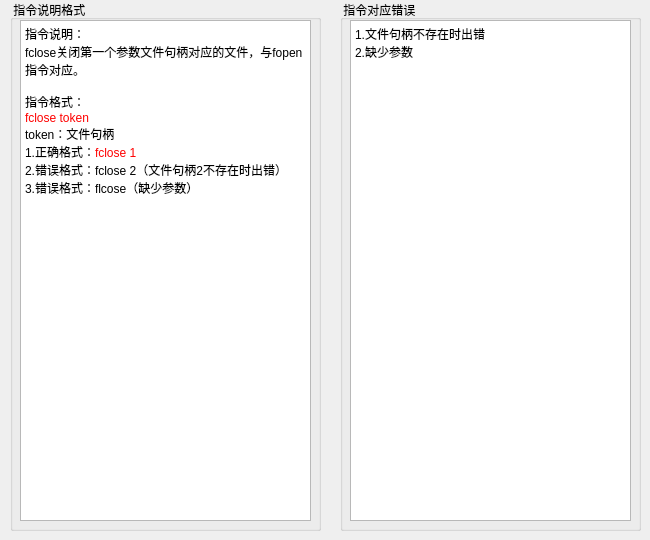
   <widget class="QWidget" name="tab_3">
    <attribute name="title">
     <string>fclose</string>
    </attribute>
    <widget class="QGroupBox" name="groupBox_16">
     <property name="geometry">
      <rect>
       <x>10</x>
       <y>0</y>
       <width>311</width>
       <height>531</height>
      </rect>
     </property>
     <property name="title">
      <string> 指令说明格式</string>
     </property>
     <widget class="QTextBrowser" name="textBrowser_22">
      <property name="geometry">
       <rect>
        <x>10</x>
        <y>20</y>
        <width>291</width>
        <height>501</height>
       </rect>
      </property>
      <property name="html">
       <string>&lt;!DOCTYPE HTML PUBLIC &quot;-//W3C//DTD HTML 4.0//EN&quot; &quot;http://www.w3.org/TR/REC-html40/strict.dtd&quot;&gt;
&lt;html&gt;&lt;head&gt;&lt;meta name=&quot;qrichtext&quot; content=&quot;1&quot; /&gt;&lt;style type=&quot;text/css&quot;&gt;
p, li { white-space: pre-wrap; }
&lt;/style&gt;&lt;/head&gt;&lt;body style=&quot; font-family:'SimSun'; font-size:9pt; font-weight:400; font-style:normal;&quot;&gt;
&lt;p style=&quot; margin-top:0px; margin-bottom:0px; margin-left:0px; margin-right:0px; -qt-block-indent:0; text-indent:0px;&quot;&gt;指令说明：&lt;/p&gt;
&lt;p style=&quot; margin-top:0px; margin-bottom:0px; margin-left:0px; margin-right:0px; -qt-block-indent:0; text-indent:0px;&quot;&gt;fclose关闭第一个参数文件句柄对应的文件，与fopen指令对应。&lt;/p&gt;
&lt;p style=&quot;-qt-paragraph-type:empty; margin-top:0px; margin-bottom:0px; margin-left:0px; margin-right:0px; -qt-block-indent:0; text-indent:0px;&quot;&gt;&lt;br /&gt;&lt;/p&gt;
&lt;p style=&quot; margin-top:0px; margin-bottom:0px; margin-left:0px; margin-right:0px; -qt-block-indent:0; text-indent:0px;&quot;&gt;指令格式：&lt;/p&gt;
&lt;p style=&quot; margin-top:0px; margin-bottom:0px; margin-left:0px; margin-right:0px; -qt-block-indent:0; text-indent:0px;&quot;&gt;&lt;span style=&quot; color:#ff0000;&quot;&gt;fclose token&lt;/span&gt;&lt;/p&gt;
&lt;p style=&quot; margin-top:0px; margin-bottom:0px; margin-left:0px; margin-right:0px; -qt-block-indent:0; text-indent:0px;&quot;&gt;token：文件句柄&lt;/p&gt;
&lt;p style=&quot; margin-top:0px; margin-bottom:0px; margin-left:0px; margin-right:0px; -qt-block-indent:0; text-indent:0px;&quot;&gt;1.正确格式：&lt;span style=&quot; color:#ff0000;&quot;&gt;fclose 1&lt;/span&gt;&lt;/p&gt;
&lt;p style=&quot; margin-top:0px; margin-bottom:0px; margin-left:0px; margin-right:0px; -qt-block-indent:0; text-indent:0px;&quot;&gt;&lt;span style=&quot; color:#000000;&quot;&gt;2.错误格式：fclose 2（文件句柄2不存在时出错）&lt;/span&gt;&lt;/p&gt;
&lt;p style=&quot; margin-top:0px; margin-bottom:0px; margin-left:0px; margin-right:0px; -qt-block-indent:0; text-indent:0px;&quot;&gt;&lt;span style=&quot; color:#000000;&quot;&gt;3.错误格式：flcose（缺少参数）&lt;/span&gt;&lt;/p&gt;
&lt;p style=&quot;-qt-paragraph-type:empty; margin-top:0px; margin-bottom:0px; margin-left:0px; margin-right:0px; -qt-block-indent:0; text-indent:0px;&quot;&gt;&lt;br /&gt;&lt;/p&gt;&lt;/body&gt;&lt;/html&gt;</string>
      </property>
     </widget>
    </widget>
    <widget class="QGroupBox" name="groupBox_15">
     <property name="geometry">
      <rect>
       <x>340</x>
       <y>0</y>
       <width>301</width>
       <height>531</height>
      </rect>
     </property>
     <property name="title">
      <string> 指令对应错误</string>
     </property>
     <widget class="QTextBrowser" name="textBrowser_21">
      <property name="geometry">
       <rect>
        <x>10</x>
        <y>20</y>
        <width>281</width>
        <height>501</height>
       </rect>
      </property>
      <property name="html">
       <string>&lt;!DOCTYPE HTML PUBLIC &quot;-//W3C//DTD HTML 4.0//EN&quot; &quot;http://www.w3.org/TR/REC-html40/strict.dtd&quot;&gt;
&lt;html&gt;&lt;head&gt;&lt;meta name=&quot;qrichtext&quot; content=&quot;1&quot; /&gt;&lt;style type=&quot;text/css&quot;&gt;
p, li { white-space: pre-wrap; }
&lt;/style&gt;&lt;/head&gt;&lt;body style=&quot; font-family:'SimSun'; font-size:9pt; font-weight:400; font-style:normal;&quot;&gt;
&lt;p style=&quot; margin-top:0px; margin-bottom:0px; margin-left:0px; margin-right:0px; -qt-block-indent:0; text-indent:0px;&quot;&gt;1.文件句柄不存在时出错&lt;/p&gt;
&lt;p style=&quot; margin-top:0px; margin-bottom:0px; margin-left:0px; margin-right:0px; -qt-block-indent:0; text-indent:0px;&quot;&gt;2.缺少参数&lt;/p&gt;&lt;/body&gt;&lt;/html&gt;</string>
      </property>
     </widget>
    </widget>
   </widget>
